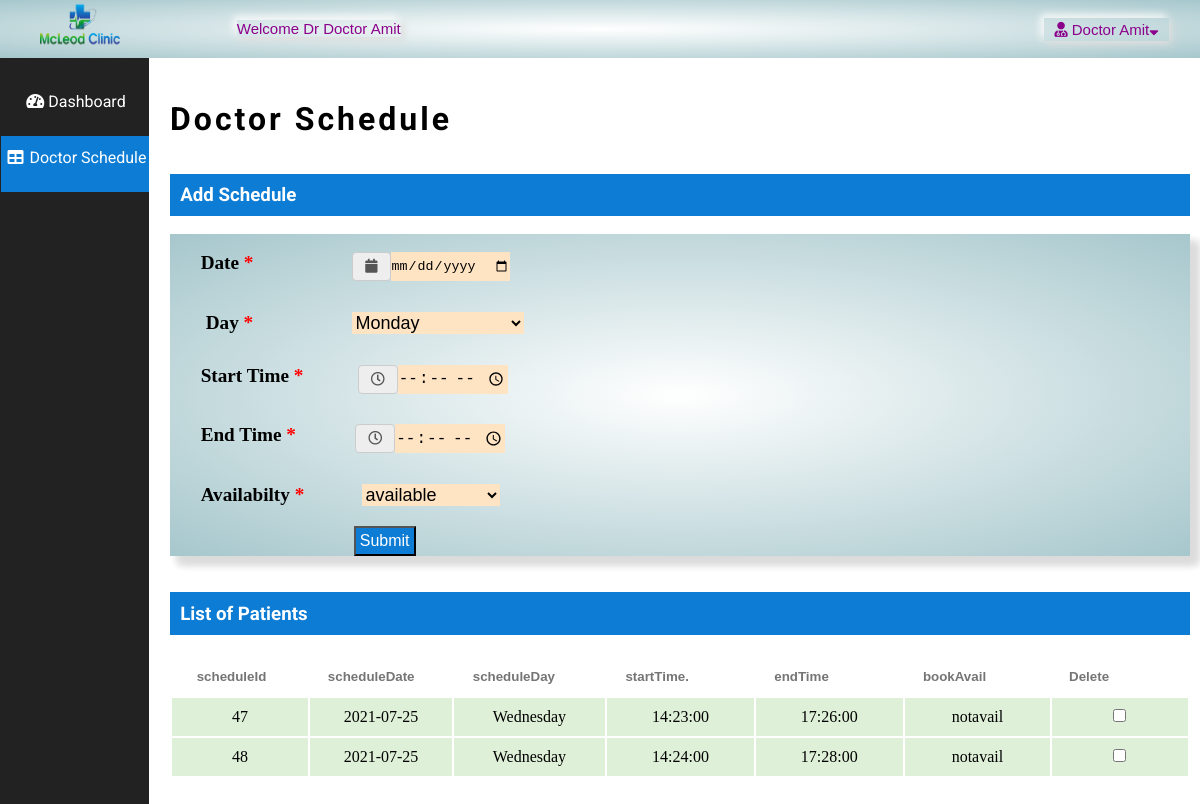
The page /addschedule.php (signed in) on the database its author committed.
### tables this page shows
CREATE TABLE `doctor` (
  `icDoctor` bigint(12) NOT NULL,
  `password` varchar(20) NOT NULL,
  `doctorId` int(3) NOT NULL,
  `doctorFirstName` varchar(50) NOT NULL,
  `doctorLastName` varchar(50) NOT NULL,
  `doctorAddress` varchar(100) NOT NULL,
  `doctorPhone` varchar(15) NOT NULL,
  `doctorEmail` varchar(20) NOT NULL,
  `doctorDOB` date NOT NULL
);

CREATE TABLE `doctorschedule` (
  `scheduleId` int(11) NOT NULL,
  `scheduleDate` date NOT NULL,
  `scheduleDay` varchar(15) NOT NULL,
  `startTime` time NOT NULL,
  `endTime` time NOT NULL,
  `bookAvail` varchar(10) NOT NULL
);

### addschedule.php (the view, shortened to what this page needs)
<?php
include_once 'config.php';
$usersession = $_SESSION['doctorSession'];
$res=mysqli_query($conn,"SELECT * FROM doctor WHERE doctorId=".$usersession);
$userRow=mysqli_fetch_array($res,MYSQLI_ASSOC);
?>
<!DOCTYPE html>
<html lang="en">
    <head>
        <link rel="stylesheet" href="style.css">
    <link rel="stylesheet" type="text/css" href="https://cdnjs.cloudflare.com/ajax/libs/font-awesome/5.15.1/css/all.min.css">
    </head>
    <body>
    <div>
     <div class="ph" style="display: flex;">
        <table style="width: 40%;">
            <tr>
                <td align="center"><img src="img/logo.png" height="50" width="80" ></td>
                <td align="center"><button class="dl"><a style="text-decoration: none;color: darkmagenta;" href="doctordashboard.php">Welcome Dr <?php echo $userRow['doctorFirstName'];?> <?php echo $userRow['doctorLastName'];?></a></button></td>
            </tr>
        </table>
        <div style="padding-left: 47%;padding-top:1.5%">
        <button class="pl" style="width: 120%;" id="small"><a href="#"  style="text-decoration: none;color: darkmagenta;"><i class="fas fa-user-md"></i> <?php echo $userRow['doctorFirstName']; ?> <?php echo $userRow['doctorLastName']; ?><i class="fas fa-sort-down"></i></a></button>
        </div>
        </div>
</div>
        <div style="display: flex;">
        <div style="width: 15%;">
                    <ul class="side-nav" style="padding: 0.5%;padding-top:15%;">
                        <li class="active1" align="center">
                            <a href="doctordashboard.php" style="color: white;text-decoration:none"><i class="fas fa-tachometer-alt"></i> Dashboard</a>
                        </li>
                        <li class="active" align="center">
                            <a href="addschedule.php" style="color: white;text-decoration:none"><i class="fa fa-fw fa-table"></i> Doctor Schedule</a>
                        </li>
                    </ul>
        </div>
        <div>
                <div style="margin-left:1%;margin-top:3%;padding:1%;">
                    <div>
                    <h2 style="font-family:'Roboto', sans-serif;letter-spacing:3px;font-size:xx-large;">
                            Doctor Schedule
                            </h2>
                        </div>
                        <br>
                        <br>
                    <div>
                        <div style="background-color: #0c7cd5;color:white">
                        <h3 style="padding: 1%;font-family:'Roboto', sans-serif;">Add Schedule</h3>
                        </div>
                        <div>
                            <br>
                               <div style="box-shadow: 8px 8px 8px gainsboro, 8px 8px 8px gainsboro; background-image: radial-gradient(rgb(255, 255, 255),rgb(166, 199, 204)); ">
                                <form class="form-horizontal" method="post">
                                    <br>
                                 <div style="padding-left: 3%;display:flex">
                                  <label style="font-size: larger;font-weight:bold" for="date">
                                   Date
                                   <span style="color: red;">
                                    *
                                   </span>
                                  </label>
                                   <div style="display:flex;padding-left: 10%;">
                                    <div class="input-group-addon">
                                     <i class="fa fa-calendar">
                                     </i>
                                    </div>
                                    <input style="background-color: bisque;border:none" id="date" name="date" type="date" required/>
                                   </div>
                                 </div>
                                 <div style="padding-left: 3.5%;display:flex;padding-top:3%">
                                  <label style="font-size: larger;font-weight:bold" for="scheduleday">
                                   Day
                                   <span style="color: red;">
                                    *
                                   </span>
                                  </label>
                                  <div style="padding-left: 10%;">
                                   <select  style="background-color: bisque;width:150%;font-size:large;border:none" id="scheduleday" name="scheduleday" required>
                                    <option value="Monday">
                                     Monday
                                    </option>
                                   </select>
                                  </div>
                                 </div>
                                 <div style="padding-left: 3%;display:flex;padding-top:3%">
                                  <label style="font-size: larger;font-weight:bold" for="starttime">
                                   Start Time
                                   <span style="color: red;">
                                    *
                                   </span>
                                  </label>
                                  <div style="display:flex;padding-left: 5.5%;">
                                    <div class="input-group-addon">
                                    <i class="far fa-clock"></i>
                                    </div>
                                    <input style="background-color: bisque;width:200%;font-size:large;border:none" id="starttime" name="starttime" type="time" required/>
                                   </div>
                                 </div>
                                 <div style="padding-left: 3%;display:flex;padding-top:3%">
                                  <label style="font-size: larger;font-weight:bold" for="endtime">
                                   End Time
                                   <span style="color: red;">
                                    *
                                   </span>
                                  </label>
                                  <div style="display:flex;padding-left: 6%;">
                                    <div class="input-group-addon">
                                    <i class="far fa-clock"></i>
                                    </div>
                                    <input style="background-color: bisque;width:150%;font-size:large;border:none" id="endtime" name="endtime" type="time" required/>
                                   </div>
                                 </div>
                                 <div style="padding-left: 3%;display:flex;padding-top:3%">
                                  <label style="font-size: larger;font-weight:bold" for="bookavail">
                                   Availabilty
                                   <span style="color: red;">
                                    *
                                   </span>
                                  </label>
                                  <div style="padding-left: 5.8%;">
                                   <select style="background-color: bisque;width:150%;font-size:large;border:none" id="bookavail" name="bookavail" required>
                                    <option value="available">
                                     available
                                    </option>
                                   </select>
                                  </div>
                                 </div>
                                 <div style="margin-left:18%;padding-top:2%;">
                                   <button style="background-color:#0c7cd5;color:white;font-size:16px;padding:0.5% ;cursor:pointer" name="submit" type="submit">
                                    Submit
                                   </button>
                                 </div>
                                </form>
                            </div>
                        </div>
                    </div>
                    <br><br>
                    <div>
                        <div style="background-color: #0c7cd5;color:white">
                            <h3 style="padding: 1%;font-family:'Roboto', sans-serif;">List of Patients</h3>
                        </div>
                        <div style="padding-top: 2%;">
                        <table >
                            <thead>
                                <tr >
                                    <th style="padding:1%"><input type="text" class="form-control" placeholder="scheduleId" disabled></th>
                                    <th><input type="text" class="form-control" placeholder="scheduleDate" disabled></th>
                                    <th><input type="text" class="form-control" placeholder="scheduleDay" disabled></th>
                                    <th><input type="text" class="form-control" placeholder="startTime." disabled></th>
                                    <th><input type="text" class="form-control" placeholder="endTime" disabled></th>
                                    <th><input type="text" class="form-control" placeholder="bookAvail" disabled></th>
                                    <th><input type="text" class="form-control" placeholder="Delete" disabled></th>
                                </tr>
                            </thead>
                            <?php
                            $result=mysqli_query($conn,"SELECT * FROM doctorschedule");
                            while ($doctorschedule=mysqli_fetch_array($result)) {
                                echo "<tbody>";
                                echo "<tr style='background-color:#dff0d8'>";
                                    echo "<td style='text-align:center;padding:1%'>" . $doctorschedule['scheduleId'] . "</td>";
                                    echo "<td style='text-align:center'>" . $doctorschedule['scheduleDate'] . "</td>";
                                    echo "<td style='text-align:center'>" . $doctorschedule['scheduleDay'] . "</td>";
                                    echo "<td style='text-align:center'>" . $doctorschedule['startTime'] . "</td>";
                                    echo "<td style='text-align:center'>" . $doctorschedule['endTime'] . "</td>";
                                    echo "<td style='text-align:center'>" . $doctorschedule['bookAvail'] . "</td>";
                                    echo "<form method='POST'>";
                                    echo "<td style='text-align:center'><a href='#' id='".$doctorschedule['scheduleId']."' class='delete'><input type='checkbox' aria-hidden='true'></input></a>
                            </td>";
                            }
                                echo "</tr>";
                           echo "</tbody>";
                       echo "</table>";
                        ?>
                        </div>
                    </div>
                </div>
            </div>
    </body>
</html>

### style.css (style rules this page uses)
* { padding: 0; margin: 0; }
.ph { background-image: radial-gradient(rgb(255, 255, 255),rgb(166, 199, 204)); }
.pl { outline: none; border: none; cursor: pointer; padding: 3%; font-size: 15px; font-weight: normal; text-align: center; background:none; box-shadow: 3px 3px 8px gainsboro, -3px -3px 8px #ffffff; transition: all 0.5s; }
.input-group-addon { padding: 6px 12px; font-size: 14px; font-weight: 400; line-height: 1; color: #555; text-align: center; background-color: #eee; border: 1px solid #ccc; border-radius: 4px; }
.dl { outline: none; border: none; cursor: pointer; font-size: 15px; font-weight: normal; text-align: center; background:none; box-shadow: 3px 3px 8px gainsboro, -3px -3px 8px #ffffff; transition: all 0.5s; }
.side-nav { top: 58px; left: 220px; height: 1100px; border: none; background-color: #222; overflow-x: hidden; }
.active { font-family:'Roboto', sans-serif; padding-top: 8%; cursor: pointer; color: #ffffff; height: 4%; width: 102%; background-color: #0c7cd5; }
.active1 { font-family:'Roboto', sans-serif; padding-top: 8%; cursor: pointer; color: #ffffff; height: 4%; width: 102%; }
.form-control { font-weight: bolder; border:none; background-color: white; outline: none; width: 75% }
.delete { color: red; }

### rows shown on the page
doctor: doctorFirstName "Doctor", doctorLastName "Amit"
doctorschedule: scheduleId "47", scheduleDate "2021-07-25", scheduleDay "Wednesday", startTime "14:23:00", endTime "17:26:00", bookAvail "notavail"
doctorschedule: scheduleId "48", scheduleDate "2021-07-25", scheduleDay "Wednesday", startTime "14:24:00", endTime "17:28:00", bookAvail "notavail"
